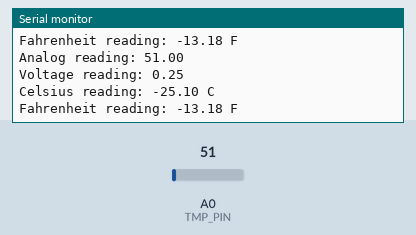
Bench run of a sketch on a simulated Arduino Uno, built with avr-gcc and run on an emulated ATmega328P. On the bench: the last lines printed to the serial monitor. Inputs (shaded band) come from the test bench; at power-on: A0 (TMP_PIN) = 51.

Above: at 3.8 s.
3.9 s: A0 (TMP_PIN) set to 61
At 6.8 s:
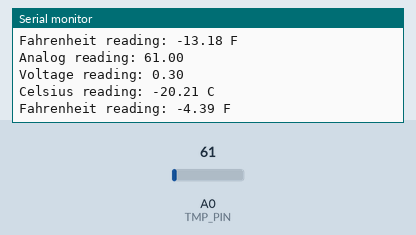
7.8 s: A0 (TMP_PIN) set to 71
At 10.6 s:
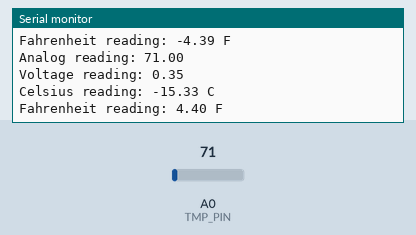
Timing chart, 0 to 12.1 s (numbered marks = the images above; inputs shaded):
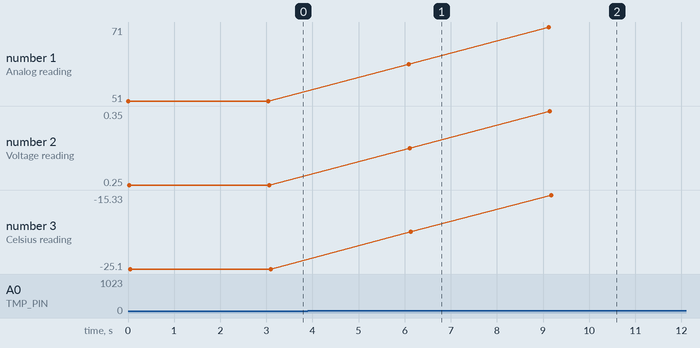

Measured:
- after the input at 3.9 s, the serial monitor: prints a new line after 2.2 s (image 1)
- after the input at 7.8 s, the serial monitor: prints a new line after 1.3 s (image 2)
- plotted number 1: 51 → 61 after the input at 3.9 s, 61 → 71 after the input at 7.8 s
- plotted number 2: 0.25 → 0.3 after the input at 3.9 s, 0.3 → 0.35 after the input at 7.8 s
- plotted number 3: -25.1 → -20.21 after the input at 3.9 s, -20.21 → -15.33 after the input at 7.8 s

The sketch:

temperature_sensor_with_arduino1.ino
```cpp
// C++ code
// Owner: Diganto
// CE, KUET
// Title: Temperature Sensor with Arduino

// Analog pin where temperature sensor is connected
const int TMP_PIN = A0;

// Variables to store readings
float analogReading;
float voltage;
float tempCelsius;
float tempFahrenheit;

void setup() {
  // Set TMP_PIN as input (optional, as analogRead handles this)
  pinMode(TMP_PIN, INPUT);

  // Initialize serial communication for output
  Serial.begin(9600);
}

void loop() {
  // Read analog value from temperature sensor (0 - 1023)
  analogReading = analogRead(TMP_PIN);

  // Print raw analog value for reference
  Serial.print("\n\nAnalog reading: ");
  Serial.println(analogReading);

  // Convert analog value to voltage
  // Formula: voltage = (analogReading * 5V) / 1024
  // Arduino ADC gives 0-5V as 0-1023 values
  voltage = (analogReading * 5.0) / 1024.0;

  // Print calculated voltage
  Serial.print("Voltage reading: ");
  Serial.println(voltage);

  // Convert voltage to temperature in Celsius
  // Assuming LM35/ similar: 10mV per °C with 0.5V offset
  // Formula: (Vout - 0.5) * 100
  tempCelsius = 100.0 * (voltage - 0.5);

  // Print temperature in Celsius
  Serial.print("Celsius reading: ");
  Serial.print(tempCelsius);
  Serial.println(" C");

  // Convert Celsius to Fahrenheit
  // Formula: °F = (°C × 9/5) + 32
  tempFahrenheit = (tempCelsius * 9.0 / 5.0) + 32.0;

  // Print temperature in Fahrenheit
  Serial.print("Fahrenheit reading: ");
  Serial.print(tempFahrenheit);
  Serial.println(" F");

  // Wait for 3 seconds before next reading
  delay(3000);
}
```
